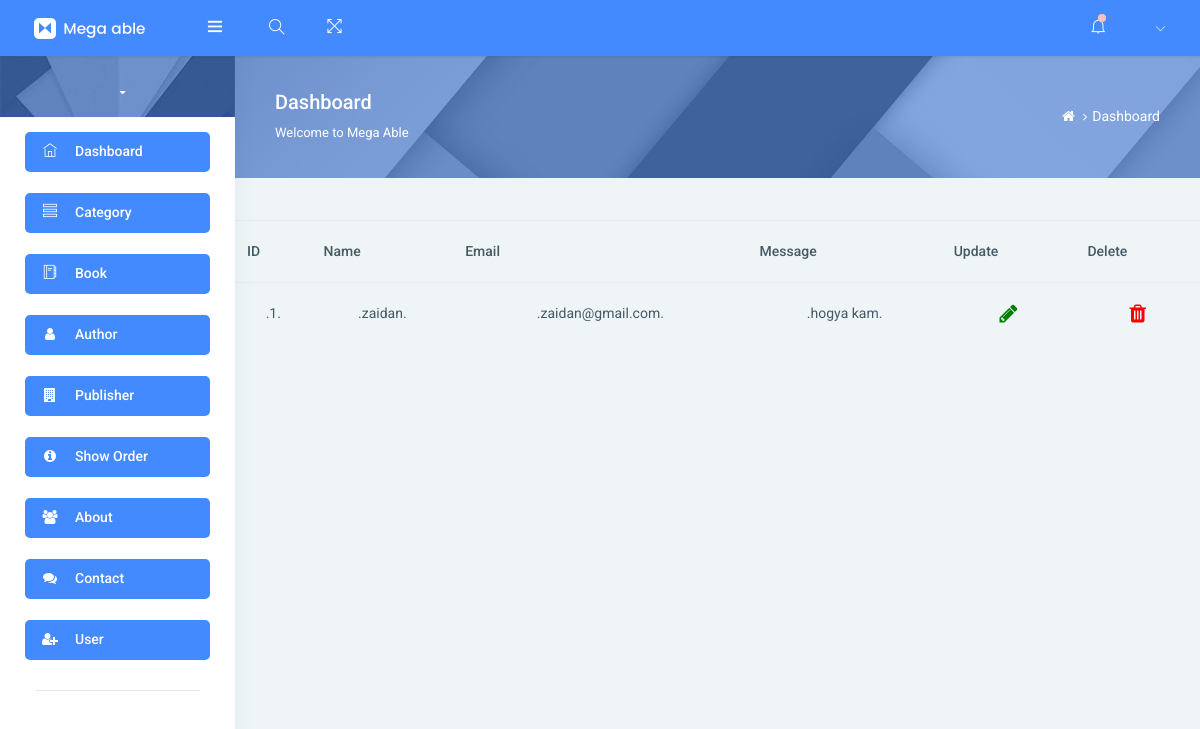
The app's page /admin/showcontact.php with its own data.
### tables this page shows
CREATE TABLE `contact` (
  `id` int(11) NOT NULL,
  `Name` varchar(50) NOT NULL,
  `Email` varchar(80) NOT NULL,
  `Message` varchar(255) NOT NULL
);

### admin/showcontact.php (the view, shortened to what this page needs)
<!DOCTYPE html>
<html lang="en">
<head>
</head>
<body>
<?php include "header.php"; ?>
<br><br>
<table class="table table-border">
    <tr>
     <th>ID</th>
     <th>Name</th>
     <th>Email</th>
     <th>Message</th>
     <th>Update</th>
     <th>Delete</th>
    </tr>
    <?php
    $query="SELECT * FROM `contact`";
    $result=mysqli_query($conn,$query);
    while($row=mysqli_fetch_array($result))
    {
     echo"<tr>";
     echo"<td>.$row[0].</td>";
     echo"<td>.$row[1].</td>";
     echo"<td>.$row[2].</td>";
     echo"<td>.$row[3].</td>";
     echo '<td><a href="updatecontact.php?update='.$row[0].'"><i class="fa fa-solid fa-pencil" style="font-size: 21px;color: green;"></i></a></td>';
     echo '<td><a href="deletecontact.php?delete='.$row[0].'"><i class="fa fa-solid fa-trash" style="font-size: 21px;color: red;"></i></a></td>';
     echo"</tr>";
    }
    ?>
</table>
</div>
<?php include "footer.php"; ?>
</body>
</html>

### admin/showcontact.php (style rules this page uses)
td,th,h1 { text-align: center; }

### records on screen
contact: id "1", Name "zaidan", Email "zaidan@gmail.com", Message "hogya kam"
